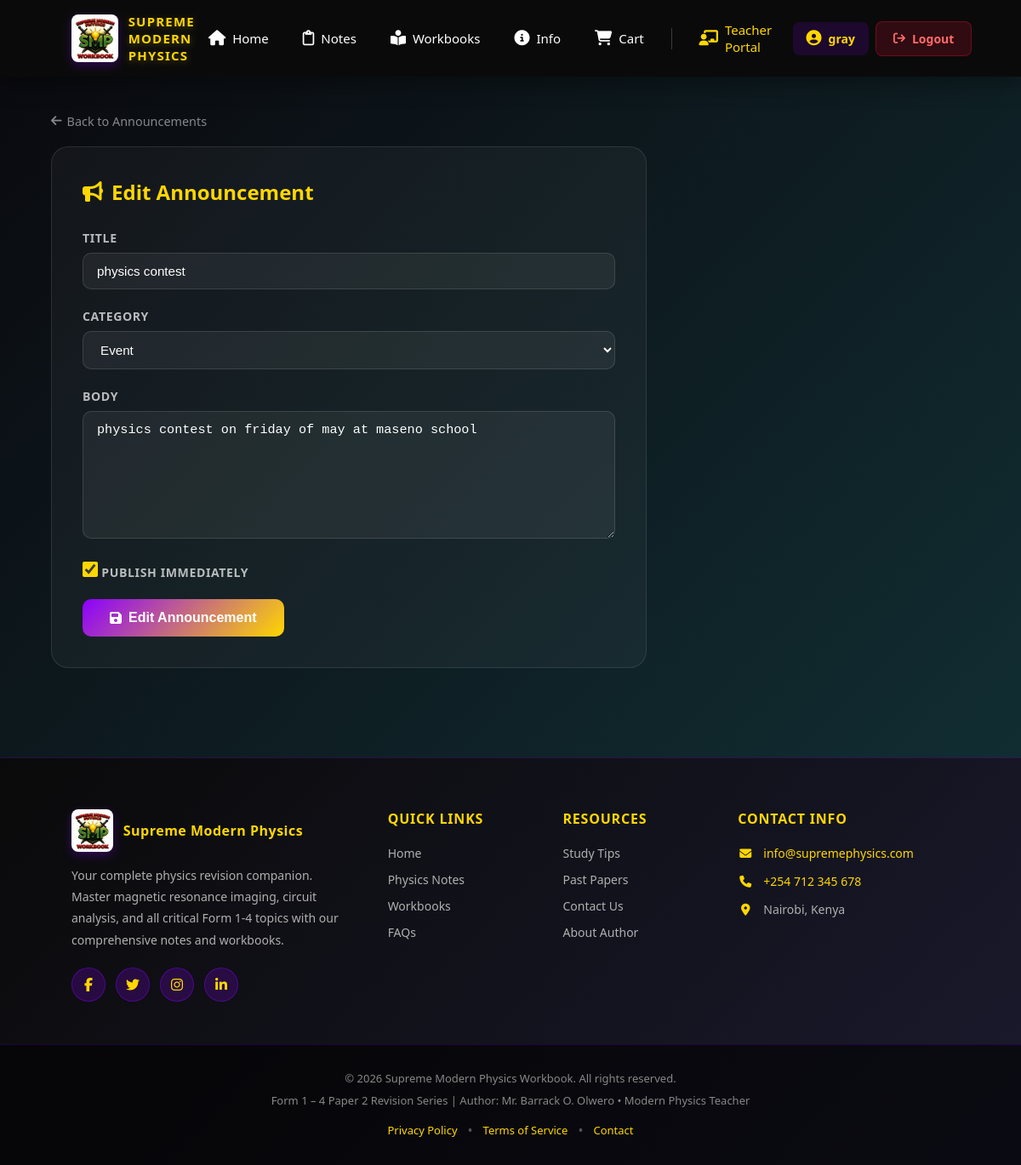
Page /teacher/announcements/edit/2/ (signed in) on the committed database.
### teacher/models.py (models this page shows, shortened)
class Announcement(models.Model):
    CATEGORY_CHOICES = [
        ('news', 'News'),
        ('info', 'Info'),
        ('event', 'Event'),
    ]
    title = models.CharField(max_length=200)
    category = models.CharField(max_length=20, choices=CATEGORY_CHOICES, default='news')
    body = models.TextField()
    is_published = models.BooleanField(default=True)
    author = models.ForeignKey(User, on_delete=models.SET_NULL, null=True, blank=True)
    created_at = models.DateTimeField(auto_now_add=True)
    updated_at = models.DateTimeField(auto_now=True)
    class Meta:
        ordering = ['-created_at']

### teacher/views.py (the view, shortened to what this page needs)
# urls.py: path('announcements/edit/<int:pk>/', views.edit_announcement, name='edit_announcement'),
@login_required(login_url='accounts:login')
@user_passes_test(is_teacher_or_admin, login_url='accounts:login')
def edit_announcement(request, pk):
    announcement = get_object_or_404(Announcement, pk=pk)
    return render(request, 'teacher/announcement_form.html', {'action': 'Edit', 'announcement': announcement})

### teacher/views.py (called while the page is built)
def is_teacher_or_admin(user):
    return user.is_authenticated and user.is_superuser

### teacher/templates/teacher/announcement_form.html (shortened to what this page needs)
{% extends 'base.html' %}
{% load static %}
{% block content %}
<div class="portal-page">
    <a href="{% url 'teacher:manage_announcements' %}" class="portal-back"><i class="fas fa-arrow-left"></i> Back to Announcements</a>
    <div class="form-card">
        <h2><i class="fas fa-bullhorn"></i> {{ action }} Announcement</h2>
        <form method="post">
            <div class="form-group">
                <label for="title">Title</label>
                <input id="title" name="title" type="text" class="form-control" value="{{ announcement.title|default:'' }}" placeholder="e.g. New Workbook Available!" required>
            </div>
            <div class="form-group">
                <label for="category">Category</label>
                <select id="category" name="category" class="form-control">
                    <option value="event" {% if announcement.category == 'event' %}selected{% endif %}>Event</option>
                </select>
            </div>
            <div class="form-group">
                <label for="body">Body</label>
                <textarea id="body" name="body" class="form-control" placeholder="Full announcement text...">{{ announcement.body|default:'' }}</textarea>
            </div>
            <div class="form-group">
                <label class="checkbox-label">
                    <input type="checkbox" name="is_published" {% if not announcement or announcement.is_published %}checked{% endif %}>
                    Publish immediately
                </label>
            </div>
            <button type="submit" class="submit-btn"><i class="fas fa-save"></i> {{ action }} Announcement</button>
        </form>
    </div>
</div>
{% endblock %}

### templates/base.html (shortened to what this page needs)
{% load static %}
<!DOCTYPE html>
<html lang="en">
<head>
    <link rel="stylesheet" href="{% static 'css/style.css' %}">
    <link rel="stylesheet" href="https://cdnjs.cloudflare.com/ajax/libs/font-awesome/6.5.0/css/all.min.css"/>
</head>
<body>
    {% if request.resolver_match.url_name != 'login' and request.resolver_match.url_name != 'signup' %}
    <header>
        <div class="navbar-container">
            <div class="logo">
                <img src="{% static 'images/supreme.jpeg' %}" alt="SMP Logo" class="logo-img">
                <div class="logo-text">SUPREME MODERN PHYSICS</div>
            </div>
            <nav class="navbar-menu">
                <a href="{% url 'dashboard:home' %}" class="nav-link"><i class="fa-solid fa-house"></i><span>Home</span></a>
                <a href="{% url 'notes:index' %}" class="nav-link"><i class="fa-regular fa-clipboard"></i><span>Notes</span></a>
                <a href="{% url 'resources:list' %}" class="nav-link"><i class="fa-solid fa-book-open-reader"></i><span>Workbooks</span></a>
                <a href="{% url 'dashboard:info' %}" class="nav-link"><i class="fa-solid fa-circle-info"></i><span>Info</span></a>
                <a href="{% url 'cart:view_cart' %}" class="nav-link"><i class="fa-solid fa-shopping-cart"></i><span>Cart</span></a>
                {% if user.is_authenticated %}
                    {% if user.is_superuser %}
                        <a href="{% url 'teacher:dashboard' %}" class="nav-link" style="color:#ffd700;"><i class="fas fa-chalkboard-teacher"></i><span>Teacher Portal</span></a>
                    {% endif %}
                    <span class="greeting"><i class="fas fa-user-circle"></i> {{ user.username }}</span>
                    <a href="{% url 'accounts:logout' %}" class="logout-btn"><i class="fa-solid fa-arrow-right-from-bracket"></i><span>Logout</span></a>
                {% else %}
                    <a href="{% url 'accounts:login' %}" class="login-btn"><i class="fa-solid fa-sign-in-alt"></i><span>Login</span></a>
                {% endif %}
            </nav>
        </div>
    </header>
    {% endif %}
    <main>
        {% block content %}{% endblock %}
    </main>
    <footer>
        <div class="footer-container">
            <div class="footer-section footer-about">
                <div class="footer-logo">
                    <img src="{% static 'images/supreme.jpeg' %}" alt="SMP Logo" class="footer-logo-img">
                    <h3>Supreme Modern Physics</h3>
                </div>
                <p>Your complete physics revision companion. Master magnetic resonance imaging, circuit analysis, and all critical Form 1-4 topics with our comprehensive notes and workbooks.</p>
                <div class="social-links">
                    <a href="#" title="Facebook" class="social-link"><i class="fab fa-facebook-f"></i></a>
                    <a href="#" title="Twitter" class="social-link"><i class="fab fa-twitter"></i></a>
                    <a href="#" title="Instagram" class="social-link"><i class="fab fa-instagram"></i></a>
                    <a href="#" title="LinkedIn" class="social-link"><i class="fab fa-linkedin-in"></i></a>
                </div>
            </div>
            <div class="footer-section footer-links">
                <h4>Quick Links</h4>
                <ul>
                    <li><a href="{% url 'dashboard:home' %}">Home</a></li>
                    <li><a href="{% url 'notes:index' %}">Physics Notes</a></li>
                    <li><a href="{% url 'resources:list' %}">Workbooks</a></li>
                    <li><a href="#">FAQs</a></li>
                </ul>
            </div>
            <div class="footer-section footer-links">
                <h4>Resources</h4>
                <ul>
                    <li><a href="#">Study Tips</a></li>
                    <li><a href="#">Past Papers</a></li>
                    <li><a href="#">Contact Us</a></li>
                    <li><a href="#">About Author</a></li>
                </ul>
            </div>
            <div class="footer-section footer-contact">
                <h4>Contact Info</h4>
                <p><i class="fas fa-envelope"></i> <a href="mailto:info@supremephysics.com">info@supremephysics.com</a></p>
                <p><i class="fas fa-phone"></i> <a href="tel:+254712345678">+254 712 345 678</a></p>
                <p><i class="fas fa-map-marker-alt"></i> Nairobi, Kenya</p>
            </div>
        </div>
        <div class="footer-bottom">
            <div class="footer-bottom-content">
                <p>&copy; 2026 Supreme Modern Physics Workbook. All rights reserved.</p>
                <p>Form 1 – 4 Paper 2 Revision Series | Author: Mr. Barrack O. Olwero • Modern Physics Teacher</p>
            </div>
            <div class="footer-bottom-links">
                <a href="#">Privacy Policy</a>
                <span class="divider">•</span>
                <a href="#">Terms of Service</a>
                <span class="divider">•</span>
                <a href="#">Contact</a>
            </div>
        </div>
    </footer>
</body>
</html>

### static/css/style.css (style rules this page uses)
* { margin: 0; padding: 0; box-sizing: border-box; }
body { font-family: 'Segoe UI', Tahoma, Geneva, Verdana, sans-serif; }
header { background: rgba(0, 0, 0, 0.96); backdrop-filter: blur(16px); padding: 15px 7%; position: sticky; top: 0; z-index: 1000; box-shadow: 0 6px 30px rgba(0,0,0,0.4); }
.navbar-container { display: flex; align-items: center; justify-content: space-between; max-width: 1400px; margin: 0 auto; }
.logo { display: flex; align-items: center; gap: 12px; text-decoration: none; color: white; transition: all 0.3s ease; }
.logo-img { height: 56px; width: auto; border-radius: 8px; box-shadow: 0 4px 12px rgba(139, 0, 255, 0.3); }
.logo-text { font-size: 15px; font-weight: 700; letter-spacing: 1.2px; color: #ffd700; text-shadow: 0 2px 8px rgba(255, 215, 0, 0.3); }
.navbar-menu { display: flex; align-items: center; gap: 8px; }
.nav-link { color: white; text-decoration: none; font-weight: 500; font-size: 15px; padding: 10px 16px; border-radius: 8px; transition: all 0.3s ease; display: flex; align-items: center; gap: 8px; position: relative; }
.nav-link i { font-size: 18px; }
.nav-link span { display: inline-block; }
.greeting { color: #ffd700; font-weight: 600; padding: 10px 16px; border-radius: 8px; background: rgba(139, 0, 255, 0.15); display: flex; align-items: center; gap: 8px; font-size: 14px; }
.greeting i { font-size: 18px; }
.logout-btn, .login-btn { padding: 10px 20px; border-radius: 8px; font-weight: 600; text-decoration: none; font-size: 14px; transition: all 0.3s ease; display: flex; align-items: center; gap: 8px; white-space: nowrap; }
.logout-btn { background: rgba(200, 16, 46, 0.2); color: #ff6b6b; border: 1px solid rgba(200, 16, 46, 0.4); }
footer { background: linear-gradient(135deg, #0a0a0a 0%, #1a1a2e 100%); color: #e0e0e0; padding-top: 60px; border-top: 1px solid rgba(139, 0, 255, 0.2); }
.footer-container { max-width: 1400px; margin: 0 auto; padding: 0 7%; display: grid; grid-template-columns: 2fr 1fr 1fr 1.5fr; gap: 40px; margin-bottom: 50px; }
.footer-section h4 { font-size: 16px; font-weight: 700; color: #ffd700; margin-bottom: 20px; text-transform: uppercase; letter-spacing: 0.8px; }
.footer-about p { font-size: 14px; line-height: 1.8; color: #b0b0b0; margin-bottom: 20px; }
.footer-logo { display: flex; align-items: center; gap: 12px; margin-bottom: 15px; }
.footer-logo-img { height: 50px; width: auto; border-radius: 8px; box-shadow: 0 4px 12px rgba(139, 0, 255, 0.3); }
.footer-logo h3 { font-size: 16px; color: #ffd700; font-weight: 700; letter-spacing: 0.5px; }
.social-links { display: flex; gap: 12px; margin-top: 20px; }
.social-link { display: inline-flex; align-items: center; justify-content: center; width: 40px; height: 40px; background: rgba(139, 0, 255, 0.2); border: 1px solid rgba(139, 0, 255, 0.4); border-radius: 50%; color: #ffd700; text-decoration: none; transition: all 0.3s ease; font-size: 16px; }
.footer-links ul { list-style: none; }
.footer-links li { margin-bottom: 12px; }
.footer-links a { color: #b0b0b0; text-decoration: none; font-size: 14px; transition: all 0.3s ease; display: flex; align-items: center; }
.footer-contact p { font-size: 14px; margin-bottom: 14px; color: #b0b0b0; display: flex; align-items: center; gap: 12px; }
.footer-contact i { color: #ffd700; width: 18px; text-align: center; }
.footer-contact a { color: #ffd700; text-decoration: none; transition: all 0.3s ease; }
.footer-bottom { background: rgba(0, 0, 0, 0.6); border-top: 1px solid rgba(139, 0, 255, 0.2); padding: 30px 7%; }
.footer-bottom-content { max-width: 1400px; margin: 0 auto; text-align: center; margin-bottom: 15px; }
.footer-bottom-content p { font-size: 13px; color: #888; margin-bottom: 8px; }
.footer-bottom-links { display: flex; justify-content: center; align-items: center; gap: 0; max-width: 1400px; margin: 0 auto; }
.footer-bottom-links a { color: #ffd700; text-decoration: none; font-size: 13px; padding: 0 12px; transition: all 0.3s ease; }
.footer-bottom-links .divider { color: #555; }
:root { --gold: #ffd700; --purple: #8b00ff; --dark-bg: #0a0a0f; --glass: rgba(255, 255, 255, 0.05); --glass-border: rgba(255, 255, 255, 0.1); }

### rows in the picture
Announcement: title "physics contest", category "Event", body "physics contest on friday of may at maseno school", is_published "☑"

### other values in the picture
{{ user.username }} "gray"
{{ action }} "Edit"
